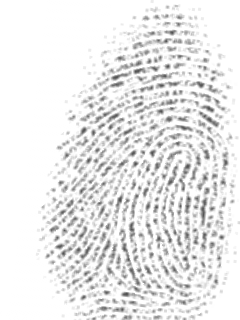
#> input picture notebooks/102_8.tif, 240 x 320 px
$ python -i noise.py   (imports and definitions only)
#> lines starting #> are read from the running program, lines starting #| are printed output that depends on the picture
#> further down, picture is the input picture: shape (320, 240, 3); min 82, max 255, mean 235
import cv2 as cv
import numpy as np
from .mask_and_contour import get_mask
from itertools import combinations as comb

def get_gradient(image, rx=1, ry=1):

#> called with rx = 1, ry = 1
    dx = cv.Sobel(image, cv.CV_64F, rx, 0)
    dy = cv.Sobel(image, cv.CV_64F, 0, ry)

    return dx, dy


def avg_grad(gx, gy, ksize, with_sqrt=True):
#> called with ksize = 13, with_sqrt = False
    gsq_real = np.square(gx) - np.square(gy)
    gsq_imag = 2 * gx * gy

    gsq_avg_real = cv.GaussianBlur(gsq_real, (ksize,) * 2, -1)
    gsq_avg_imag = cv.GaussianBlur(gsq_imag, (ksize,) * 2, -1)
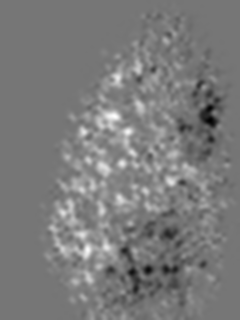
#> gsq_avg_imag: shape (320, 240, 3) float64; min -71627.8, max 83060.5, mean 3187.7; drawn with min black and max white

    if with_sqrt:
        g_avg = np.sqrt(gsq_avg_real + np.complex(0, 1) * gsq_avg_imag)

        real_part = g_avg.real
        complex_part = g_avg.imag
        return real_part, complex_part
    else:
        return gsq_avg_real, gsq_avg_imag


def norm_vector(dx, dy, eps=1e-3):
#> called with eps = 0.001
    lengths = np.sqrt(np.square(dx) + np.square(dy))
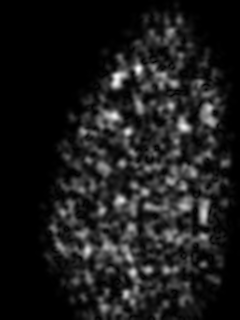
#> lengths: shape (320, 240, 3) float64; min 0, max 107256.4, mean 11616.2; drawn with min black and max white
    norm_dx, norm_dy = np.divide(dx, np.add(lengths, eps)), np.divide(dy, np.add(lengths, eps))
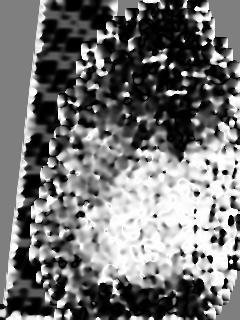
#> norm_dx: shape (320, 240, 3) float64; min -1, max 1, mean -0.0909; drawn with min black and max white
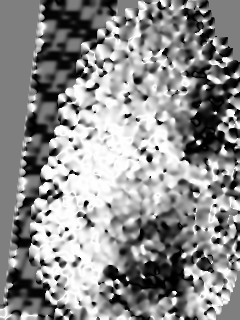
#> norm_dy: shape (320, 240, 3) float64; min -1, max 1, mean 0.117; drawn with min black and max white

    return norm_dx, norm_dy


def scalar_product(dx, dy, ksize=7):
#> called with ksize = 13
    part1 = cv.GaussianBlur(dx, (ksize,) * 2, -1) * dx
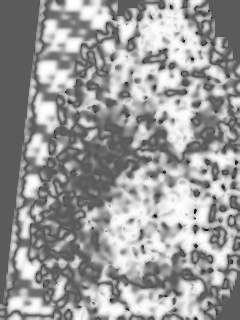
#> part1: shape (320, 240, 3) float64; min -0.56, max 0.996, mean 0.383; drawn with min black and max white
    part2 = cv.GaussianBlur(dy, (ksize,) * 2, -1) * dy
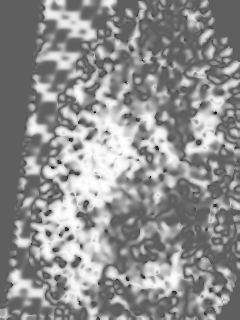
#> part2: shape (320, 240, 3) float64; min -0.59, max 0.99, mean 0.302; drawn with min black and max white

    sp = part1 + part2
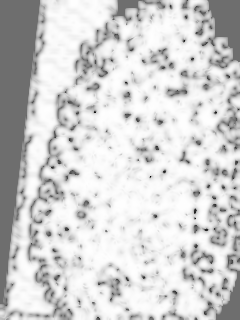
#> sp: shape (320, 240, 3) float64; min -0.765, max 0.998, mean 0.685; drawn with min black and max white

    return sp


def get_scalar_product_precentiles(im, ksize=13, percs=[0, 20, 40, 60]):
    dx, dy = get_gradient(im)
    dx_avg, dy_avg = avg_grad(dx, dy, ksize=ksize, with_sqrt=False)
    dx_norm, dy_norm = norm_vector(dx_avg, dy_avg)

    sp = scalar_product(dx_norm, dy_norm, ksize=ksize)
#> (the run stopped early here; a loop or call above may not have finished)
